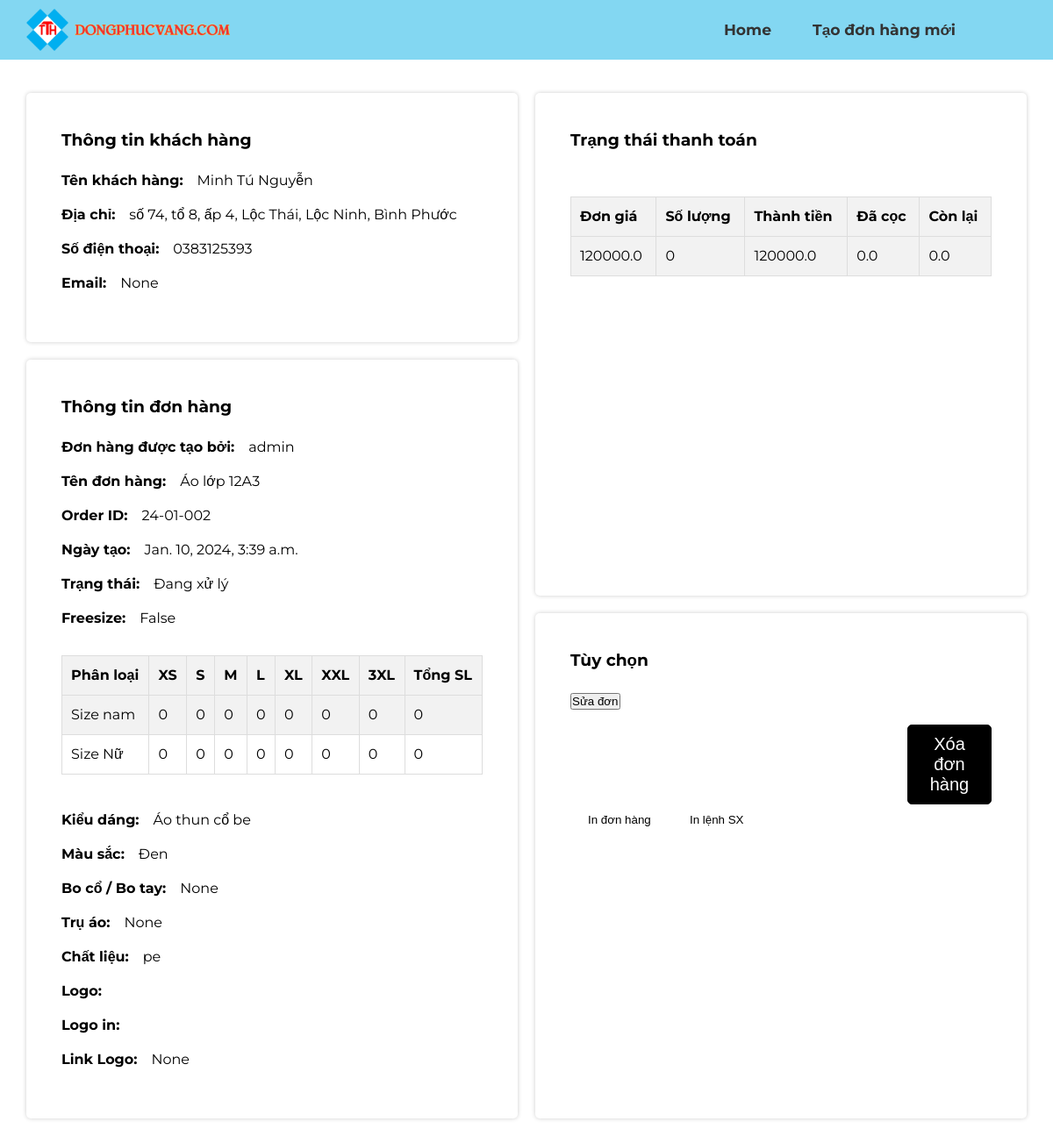
The app's page /order/2 (signed in) with its own data.
### base/models.py (models this page shows, shortened)
class Order(models.Model):
    STATUS_CHOICES = (
        ('Đang xử lý', 'Đang xử lý'),
        ('Đã cọc', 'Đã cọc'),
        ('Đã sản xuất', 'Đã sản xuất'),
        ('Đã giao', 'Đã giao'),
        ('Đã hủy', 'Đã hủy'),
    )
    order_id = models.CharField(max_length=10, unique=True, default=generate_order_id)
    name = models.CharField(max_length=100, verbose_name='Tên đơn hàng')
    customer = models.ForeignKey(Customer, on_delete=models.CASCADE, null=True)
    user = models.ForeignKey(User, on_delete=models.CASCADE)
    updated = models.DateTimeField(auto_now=True)
    created = models.DateTimeField(auto_now_add=True)
    status = models.CharField(max_length=20, choices=STATUS_CHOICES, verbose_name='Trạng thái đơn hàng', default='Đang xử lý')
    freesize = models.BooleanField(default=False)
    size_xs_quantity = models.PositiveIntegerField(default=0)
    size_s_quantity = models.PositiveIntegerField(default=0)
    size_m_quantity = models.PositiveIntegerField(default=0)
    size_l_quantity = models.PositiveIntegerField(default=0)
    size_xl_quantity = models.PositiveIntegerField(default=0)
    size_xxl_quantity = models.PositiveIntegerField(default=0)
    size_3xl_quantity = models.PositiveIntegerField(default=0)
    male_size_xs_quantity = models.PositiveIntegerField(default=0)
    male_size_s_quantity = models.PositiveIntegerField(default=0)
    male_size_m_quantity = models.PositiveIntegerField(default=0)
    male_size_l_quantity = models.PositiveIntegerField(default=0)
    male_size_xl_quantity = models.PositiveIntegerField(default=0)
    male_size_xxl_quantity = models.PositiveIntegerField(default=0)
    male_size_3xl_quantity = models.PositiveIntegerField(default=0)
    female_size_xs_quantity = models.PositiveIntegerField(default=0)
    female_size_s_quantity = models.PositiveIntegerField(default=0)
    female_size_m_quantity = models.PositiveIntegerField(default=0)
    female_size_l_quantity = models.PositiveIntegerField(default=0)
    female_size_xl_quantity = models.PositiveIntegerField(default=0)
    female_size_xxl_quantity = models.PositiveIntegerField(default=0)
    female_size_3xl_quantity = models.PositiveIntegerField(default=0)
    STYLE_CHOICES = (
        ('Cổ bẻ', 'Cổ bẻ'),
        ('Cổ trụ', 'Cổ trụ'),
        ('Cổ tim', 'Cổ tim'),
        ('Cổ tròn', 'Cổ tròn'),
        ('Cổ V', 'Cổ V'),
        ('Cổ chữ U', 'Cổ chữ U'),
        ('Cổ sơ mi', 'Cổ sơ mi'),
        ('Cổ đức', 'Cổ đức'),
    )
    MATERIAL_CHOICES = (
        ('Cotton', 'Cotton'),
        ('Lụa', 'Lụa'),
        ('Kaki', 'Kaki'),
        ('Jeans', 'Jeans'),
        ('Lanh', 'Lanh'),
        ('Thun', 'Thun'),
        ('Nỉ', 'Nỉ'),
        ('Vải dù', 'Vải dù'),
        ('Vải mưa', 'Vải mưa'),
    )
    style = models.CharField(max_length=50, choices=STYLE_CHOICES, verbose_name='Kiểu dáng', default='Cổ bẻ')
    color = models.CharField(max_length=50, blank=True, null=True, verbose_name='Màu sắc')
    collar = models.CharField(max_length=50, blank=True, null=True, verbose_name='Bo cổ/tay')
    pillar = models.CharField(max_length=50, blank=True, null=True, verbose_name='Trụ áo')
    material = models.CharField(max_length=50, choices=MATERIAL_CHOICES, verbose_name='Chất liệu', default='Cotton')
    custom_logo = models.ImageField(upload_to='custom_shirt_logos/', blank=True, null=True, verbose_name='Logo')
    custom_logo_url = models.URLField(blank=True, null=True, verbose_name='Link logo')
    prodPlant = models.CharField(max_length=50, blank=True, null=True, verbose_name='SX')
    PAYMENT_STATUS_CHOICES = (
        ('Chưa thanh toán', 'Chưa thanh toán'),
        ('Đã thanh toán', 'Đã thanh toán'),
        ('Đã thanh toán một phần', 'Đã thanh toán một phần'),
    )
    unit_price = models.FloatField(default=0, verbose_name='Đơn giá')
    total_price_vat = models.FloatField(default=0, verbose_name='Thành tiền')
    vat = models.FloatField(default=0.08, verbose_name='VAT')
    vat_price = models.FloatField(default=0, verbose_name='VAT')
    total_price = models.FloatField(default=0, verbose_name='Tổng tiền')
    payment_status = models.CharField(max_length=50, choices=PAYMENT_STATUS_CHOICES, default='Đang xử lý')
    paid = models.FloatField(default=0)
    unpaid = models.FloatField(default=0)
    expected_date = models.PositiveIntegerField(default=0)
    completed_date = models.DateTimeField(blank=True, null=True, verbose_name='Ngày hoàn thành')
    delivered_date = models.DateTimeField(blank=True, null=True, verbose_name='Ngày giao hàng')
    @property
    def total_quantity_male(self):
        return (
                self.male_size_xs_quantity +
                self.male_size_s_quantity +
                self.male_size_m_quantity +
                self.male_size_l_quantity +
                self.male_size_xl_quantity +
                self.male_size_xxl_quantity +
                self.male_size_3xl_quantity
            )
    def total_quantity_female(self):
        return (
            self.female_size_xs_quantity +
                self.female_size_s_quantity +
                self.female_size_m_quantity +
                self.female_size_l_quantity +
                self.female_size_xl_quantity +
                self.female_size_xxl_quantity +
                self.female_size_3xl_quantity
        )
    @property
    def total_quantity(self):
        if self.freesize:
            return (
                self.size_xs_quantity +
                self.size_s_quantity +
                self.size_m_quantity +
                self.size_l_quantity +
                self.size_xl_quantity +
                self.size_xxl_quantity +
                self.size_3xl_quantity
            )
        else:
            return (
                self.male_size_xs_quantity +
                self.male_size_s_quantity +
                self.male_size_m_quantity +
                self.male_size_l_quantity +
                self.male_size_xl_quantity +
                self.male_size_xxl_quantity +
                self.male_size_3xl_quantity +
                self.female_size_xs_quantity +
                self.female_size_s_quantity +
                self.female_size_m_quantity +
                self.female_size_l_quantity +
                self.female_size_xl_quantity +
                self.female_size_xxl_quantity +
                self.female_size_3xl_quantity
            )

class Customer(models.Model):
    first_name = models.CharField(max_length=50, verbose_name='Tên khách hàng')
    last_name = models.CharField(max_length=50, verbose_name='Họ khách hàng')
    phone_number = models.CharField(max_length=15, verbose_name='Số điện thoại')
    email = models.EmailField(max_length=100, blank=True, null=True, verbose_name='Email')
    address = models.TextField(blank=True, null=True, verbose_name='Địa chỉ')

### base/views.py (the view)
# urls.py: path('order/<str:pk>', views.order, name="order"),
@login_required(login_url='login')
def order(request, pk):
    order = Order.objects.get(id=pk)
    total_quantity = order.total_quantity  # Tính toán total_quantity từ thuộc tính của đối tượng Order
    total_quantity_male = order.total_quantity_male
    total_quantity_female = order.total_quantity_female
    context = {
        'order': order,
        'total_quantity': total_quantity  # Đưa total_quantity vào context
    }
    return render(request, 'base/order.html', context)

### base/templates/base/order.html (shortened to what this page needs)
{% extends 'main.html' %}
{% load static %}
{% block content %}
<main>
    <div id="container">
        <div class="left-column">
            <div class="content-block" id="customerInfo">
                <div class="content-header">
                    <h3>Thông tin khách hàng</h3>
                </div>
                <div class="content-detail">
                    <p><strong>Tên khách hàng:&emsp;</strong>{{ order.customer.last_name }} {{ order.customer.first_name }}</p>
                    <p><strong>Địa chỉ:&emsp;</strong>{{ order.customer.address }}</p>
                    <p><strong>Số điện thoại:&emsp;</strong>{{ order.customer.phone_number }}</p>
                    <p><strong>Email:&emsp;</strong>{{ order.customer.email }}</p>
                </div>
            </div>
            <div class="content-block" id="orderInfo">
                <div class="content-header">
                    <h3>Thông tin đơn hàng</h3>
                </div>
                <div class="content-detail">
                    <p><strong>Đơn hàng được tạo bởi:&emsp;</strong>{{ order.user.username }}</p>
                    <p><strong>Tên đơn hàng:&emsp;</strong>{{ order.name }}</p>
                    <p><strong>Order ID:&emsp;</strong>{{ order.order_id }}</p>
                    <p><strong>Ngày tạo:&emsp;</strong>{{ order.created }}</p>
                    <p><strong>Trạng thái:&emsp;</strong>{{ order.status }}</p>
                    <p><strong>Freesize:&emsp;</strong>{{ order.freesize }}</p>
                    <table id="nonfreeSizeTB">
                        <tr>
                            <th>Phân loại</th>
                            <th>XS</th>
                            <th>S</th>
                            <th>M</th>
                            <th>L</th>
                            <th>XL</th>
                            <th>XXL</th>
                            <th>3XL</th>
                            <th>Tổng SL</th>
                        </tr>
                        <tr>
                            <td>Size nam</td>
                            <td>{{ order.male_size_xs_quantity }}</td>
                            <td>{{ order.male_size_s_quantity }}</td>
                            <td>{{ order.male_size_m_quantity }}</td>
                            <td>{{ order.male_size_l_quantity }}</td>
                            <td>{{ order.male_size_xl_quantity }}</td>
                            <td>{{ order.male_size_xxl_quantity }}</td>
                            <td>{{ order.male_size_3xl_quantity }}</td>
                            <td>{{ order.total_quantity_male }}</td>
                        </tr>
                        <tr>
                            <td>Size Nữ</td>
                            <td>{{ order.female_size_xs_quantity }}</td>
                            <td>{{ order.female_size_s_quantity }}</td>
                            <td>{{ order.female_size_m_quantity }}</td>
                            <td>{{ order.female_size_l_quantity }}</td>
                            <td>{{ order.female_size_xl_quantity }}</td>
                            <td>{{ order.female_size_xxl_quantity }}</td>
                            <td>{{ order.female_size_3xl_quantity }}</td>
                            <td>{{ order.total_quantity_female }}</td>
                        </tr>
                    </table>
                    <p><strong>Kiểu dáng:&emsp;</strong>{{ order.style }}</p>
                    <p><strong>Màu sắc:&emsp;</strong>{{ order.color }}</p>
                    <p><strong>Bo cổ / Bo tay:&emsp;</strong>{{ order.collar }}</p>
                    <p><strong>Trụ áo:&emsp;</strong>{{ order.pillar }}</p>
                    <p><strong>Chất liệu:&emsp;</strong>{{ order.material }}</p>
                    <p><strong>Logo:&emsp;</strong>{{ order.has_logo }}</p>
                    <p><strong>Logo in:&emsp;</strong>{{ order.custom_logo }}</p>
                    <p><strong>Link Logo:&emsp;</strong>{{ order.custom_logo_url }}</p>
                </div>
            </div>
        </div>
        <div class="right-column">
            <div class="content-block" id="billStatus">
                <div class="content-header">
                    <h3>Trạng thái thanh toán</h3>
                </div>
                <div class="content-detail">
                    <table>
                        <tr>
                            <th>Đơn giá</th>
                            <th>Số lượng</th>
                            <th>Thành tiền</th>
                            <th>Đã cọc</th>
                            <th>Còn lại</th>
                        </tr>
                        <tr>
                            <td>{{ order.unit_price}}</td>
                            <td>{{ order.total_quantity }}</td>
                            <td>{{ order.total_price }}</td>
                            <td>{{ order.paid }}</td>
                            <td>{{ order.unpaid }}</td>
                        </tr>
                    </table>
                </div>
            </div>
            <div class="content-block" id="functionBar">
                <div class="content-header">
                    <h3>Tùy chọn</h3>
                </div>
                <div class="content-detail">
                    <a href="{% url 'edit_order' order.id %}"><button>Sửa đơn</button></a>
                    <form method="post" action="{% url 'delete_order' order.id %}">
                        <button type="submit">Xóa đơn hàng</button>
                    </form>
                    <button class="btn btn-primary" id="btnPrintOrder" data-order-id="{{ order.id }}">In đơn hàng</button>
                    <button class="btn btn-primary" id="btnPrintMO" data-order-id="{{ order.id }}">In lệnh SX</button>
                </div>
            </div>
        </div>
    </div>
</main>
{% endblock content %}

### static/css/finalfinal.css (style rules this page uses)
:root { --header-height: 3rem; --nav-bar-color: #83d7f2; --body-color: #ffffff; --content-block-color: #ffffff; --body-text-color: #000000; --highlight-color: #ffffff; --invert-color: black ; --light-invert-color: #83d7f2; --body-font: 'Poppins', sans-serif; --logo-font: 'Quicksand', sans-serif; --Josefin-Sans-font: 'Josefin Sans', sans-serif; --Josefin-Lato-font: 'Lato', sans-serif; --Fugaz-font: 'Fugaz One', cursive; --Montserrat-font: 'Montserrat', sans-serif; --big-font-size: 2rem; --h1-font-size: 1.5rem; --h2-font-size: 1.25rem; --h3-font-size: 1.125rem; --h4-font-size: 1.075rem; --normal-font-size: .938rem; --small-font-size: .813rem; --smaller-font-size: .75rem; --font-medium: 500; --font-semi-bold: 600; --mb-0-25: .25rem; --mb-0-5: .5rem; --mb-0-75: .75rem; --mb-1: 1rem; --mb-1-5: 1.5rem; --mb-2: 2rem; --mb-2-5: 2.5rem; --mb-3: 3rem; --z-tooltip: 10; --z-fixed: 100; --z-modal: 1000; }
@media screen and (min-width: 968px) { :root { --big-font-size: 3rem; --h1-font-size: 2.25rem; --h2-font-size: 1.5rem; --h3-font-size: 1.25rem; --normal-font-size: 1rem; --small-font-size: .875rem; --smaller-font-size: .813rem; } }
* { margin: 0; padding: 0; box-sizing: border-box; }
main { margin-top: 6rem; }
body, p, h3, table { font-family: var(--Montserrat-font); margin: 0; padding: 0; }
body { background-color: var(--body-color); color: var(--body-text-color); font-size: var(--normal-font-size); line-height: 1.5; }
#container { display: flex; justify-content: space-between; margin: 20px; }
.left-column { flex: 1; padding: 10px; display: flex; flex-direction: column; }
.right-column { flex: 1; padding: 10px; display: flex; flex-direction: column; }
.content-block { background-color: var(--content-block-color); margin-bottom: 20px; padding: 30px; border-radius: 5px; box-shadow: 0 0 5px rgba(0, 0, 0, 0.2); flex-grow: 1; }
.content-header { color: #000000; padding: 10px; border-radius: 5px; }
.content-detail { padding: 10px; flex-grow: 1; }
.content-detail p { margin-bottom: 15px; }
table { width: 100%; border-collapse: collapse; margin-top: 30px; margin-bottom: 40px; }
table, th, td { border: 1px solid var(--body-text-color); }
th, td { padding: 8px; text-align: left; }
.btn { padding: 10px 20px; color: var(--body-text-color); border: none; border-radius: 5px; cursor: pointer; }
.btn-primary { background-color: var(--highlight-color); }
form button[type="submit"] { background-color: black; font-size: var(--h3-font-size); margin-top: 15px; margin-left: 80%; color: #fff; padding: 10px 20px; border: 1px solid black; border-radius: 5px; cursor: pointer; }
table, th, td { border: 1px solid #ddd; }
th, td { padding: 10px; text-align: left; }
th { background-color: #f2f2f2; font-weight: bold; }
tr:nth-child(even) { background-color: #f2f2f2; }

### records on screen
Order: customer.last_name "Minh Tú", customer.first_name "Nguyễn", customer.address "số 74, tổ 8, ấp 4, Lộc Thái, Lộc Ninh, Bình Phước", customer.phone_number "0383125393", customer.email "None", user.username "admin", name "Áo lớp 12A3", order_id "24-01-002", created "Jan. 10, 2024, 3:39 a.m.", status "Đang xử lý", freesize "False", male_size_xs_quantity "0", male_size_s_quantity "0", male_size_m_quantity "0", male_size_l_quantity "0", male_size_xl_quantity "0", male_size_xxl_quantity "0", male_size_3xl_quantity "0", total_quantity_male "0", female_size_xs_quantity "0", female_size_s_quantity "0", female_size_m_quantity "0", female_size_l_quantity "0", female_size_xl_quantity "0", female_size_xxl_quantity "0", female_size_3xl_quantity "0", total_quantity_female "0", style "Áo thun cổ be", color "Đen", collar "None", pillar "None", material "pe", custom_logo_url "None", unit_price "120000.0", total_quantity "0", total_price "120000.0", paid "0.0", unpaid "0.0"
